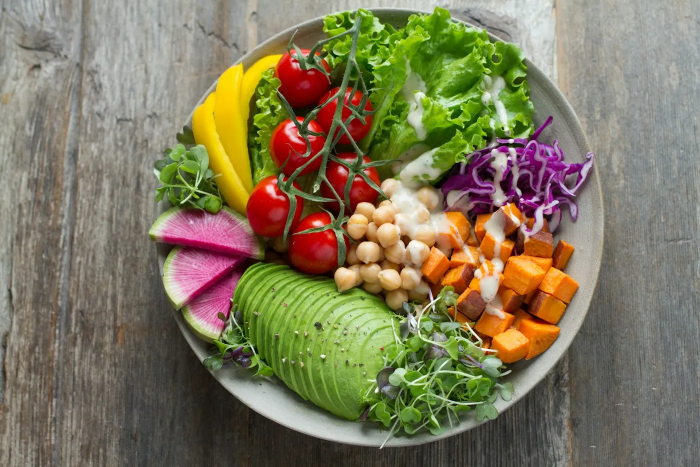
#> input picture assets/photos/salad.webp, 1400 x 933 px (shown at 1/2 size)
$ python make_bowl.py
#> lines starting #> are read from the running program, lines starting #| are printed output that depends on the picture
"""Generate assets/models/bowl.glb: a lathed ceramic bowl plus a displaced food mound.
The mound is real geometry textured with a crop of the licensed Unsplash bowl photo
(assets/photos/salad.webp) and a normal map derived from that same photo."""
from pathlib import Path
import io, json, struct
import numpy as np
from PIL import Image, ImageFilter
from scipy.ndimage import map_coordinates, gaussian_filter

ROOT = Path(__file__).resolve().parents[1]
photo = Image.open(ROOT / 'assets/photos/salad.webp').convert('RGB')
#> photo is the input picture: PIL image 1400x933 RGB; mean R, G, B 127.8, 120, 91.6
cx, cy, rad = 757, 455, 398
crop = photo.crop((cx - rad, cy - rad, cx + rad, cy + rad)).resize((1024, 1024), Image.LANCZOS)
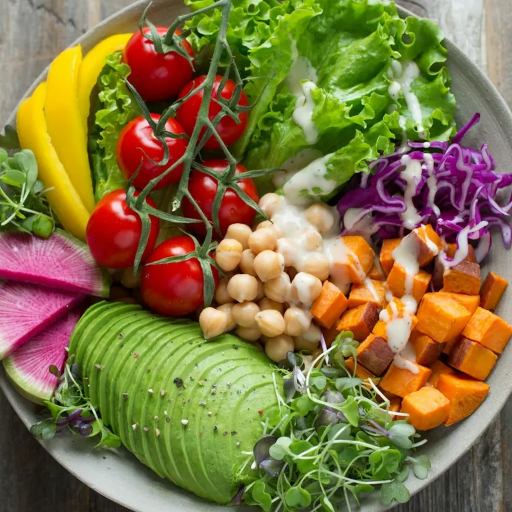
#> crop: PIL image 1024x1024 RGB (shown at 1/2 size); mean R, G, B 130.6, 115.3, 66.4
gray = np.asarray(crop.convert('L'), dtype=np.float32) / 255
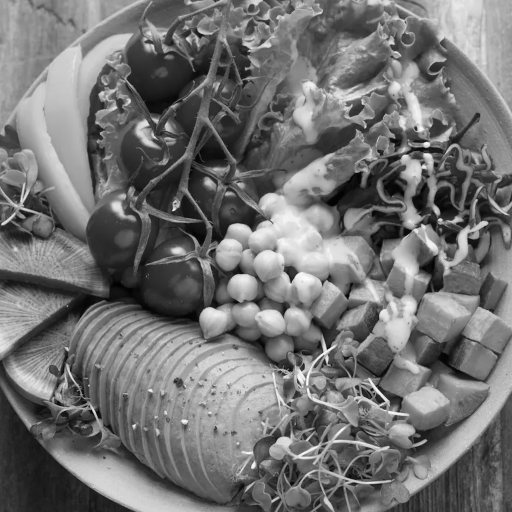
#> gray: shape (1024, 1024) float32 (shown at 1/2 size); min 0, max 1, mean 0.448
# normal map from fine luminance detail
hp = gaussian_filter(gray, 0.8)
gx = np.gradient(hp, axis=1) * 5.0; gy = np.gradient(hp, axis=0) * 5.0
#> after `gx = np.gradient(hp, axis=1) * 5.0`:
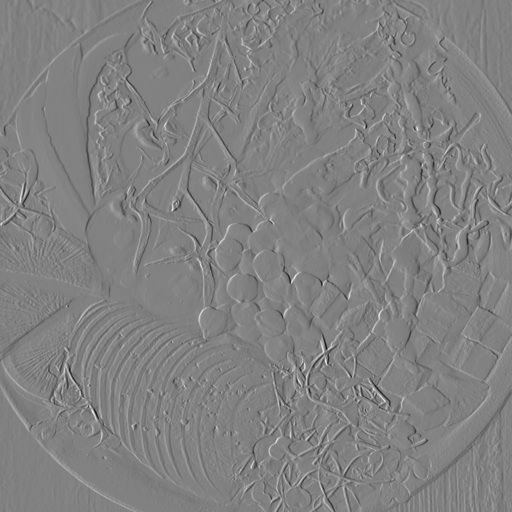
#> gx: shape (1024, 1024) float32 (shown at 1/2 size); min -1.36, max 1.31, mean 0.000325; drawn with min black and max white
#> after `gy = np.gradient(hp, axis=0) * 5.0`:
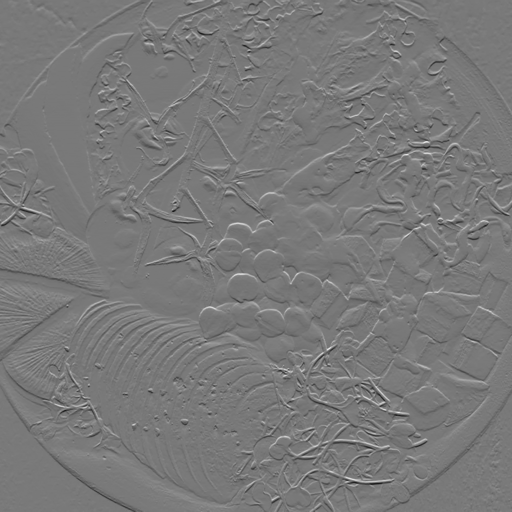
#> gy: shape (1024, 1024) float32 (shown at 1/2 size); min -1.37, max 1.51, mean -0.00115; drawn with min black and max white
n = np.dstack([-gx, gy, np.ones_like(gx)]); n /= np.linalg.norm(n, axis=2, keepdims=True)
#> after `n = np.dstack([-gx, gy, np.ones_like(gx)])`:
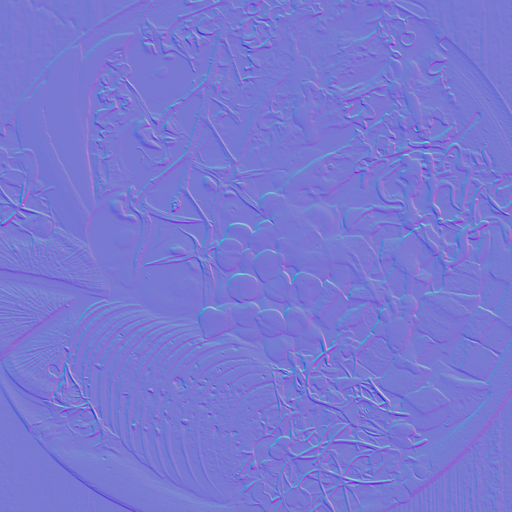
#> n: shape (1024, 1024, 3) float32 (shown at 1/2 size); mean of channels 0, 1, 2 -0.000325, -0.00115, 1; drawn with min black and max white
#> after `n /= np.linalg.norm(n, axis=2, keepdims=True)`:
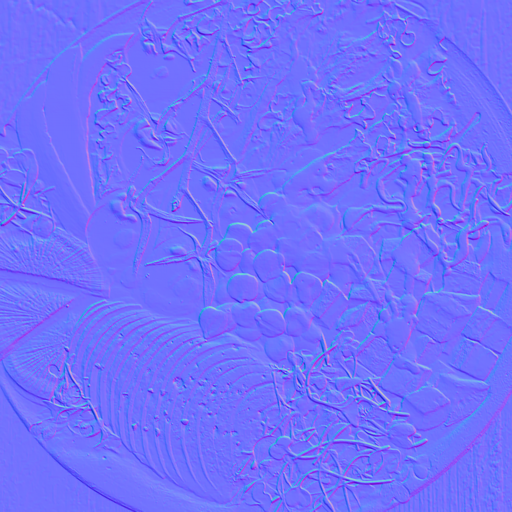
#> n: shape (1024, 1024, 3) float32 (shown at 1/2 size); mean of channels 0, 1, 2 -0.000313, -0.00161, 0.988; drawn with min black and max white
nm = Image.fromarray(((n * 0.5 + 0.5) * 255).astype(np.uint8))
def jpg(im, q): b = io.BytesIO(); im.save(b, 'JPEG', quality=q, optimize=True); return b.getvalue()
color_jpg, normal_jpg = jpg(crop, 88), jpg(nm, 90)
coarse = gaussian_filter(gray, 7); coarse = (coarse - coarse.mean()) / (np.abs(coarse - coarse.mean()).max() + 1e-6)
#> after `coarse = gaussian_filter(gray, 7)`:
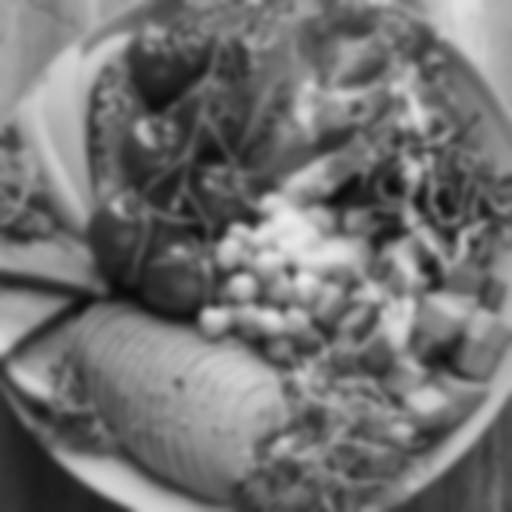
#> coarse: shape (1024, 1024) float32 (shown at 1/2 size); min 0.0427, max 0.926, mean 0.448

# ---- ceramic bowl (lathe) ----
A, B, YC, T = 1.0, 0.46, 0.50, 0.06          # outer half-width / depth / rim height / wall
Ai, Bi = A - T, B - T
prof = []
for th in np.linspace(0, np.pi / 2, 28):      # inner floor -> rim
    prof.append((Ai * np.sin(th), YC - Bi * np.cos(th)))
for a in np.linspace(0, np.pi, 10)[1:-1]:     # rounded rim
    prof.append((A - T / 2 - np.cos(a) * T / 2, YC + np.sin(a) * T * 0.55))
th0 = np.arcsin(0.40 / A)
for th in np.linspace(np.pi / 2, th0, 28):    # outer wall down to the foot
    prof.append((A * np.sin(th), YC - B * np.cos(th)))
foot_y = YC - B * np.cos(th0)
prof += [(0.40, foot_y * 0.5), (0.385, 0.0), (0.0, 0.0)]
prof = np.array(prof); P = len(prof)
tang = np.gradient(prof, axis=0); tang /= np.linalg.norm(tang, axis=1, keepdims=True) + 1e-9
pn = np.stack([-tang[:, 1], tang[:, 0]], 1)
SEG = 112
phis = np.linspace(0, 2 * np.pi, SEG + 1)
bpos, bnor = [], []
for ph in phis:
    c, s = np.cos(ph), np.sin(ph)
    bpos.append(np.stack([prof[:, 0] * c, prof[:, 1], prof[:, 0] * s], 1))
    bnor.append(np.stack([pn[:, 0] * c, pn[:, 1], pn[:, 0] * s], 1))
bpos = np.concatenate(bpos).astype(np.float32); bnor = np.concatenate(bnor).astype(np.float32)
bidx = []
for i in range(SEG):
    for j in range(P - 1):
        a, b, c, d = i * P + j, (i + 1) * P + j, i * P + j + 1, (i + 1) * P + j + 1
        bidx += [a, c, b, b, c, d]
bidx = np.array(bidx, dtype=np.uint32)
# make sure winding agrees with the analytic normals
tri = bpos[bidx[:3]]; fn = np.cross(tri[1] - tri[0], tri[2] - tri[0])
if np.dot(fn, bnor[bidx[:3]].mean(0)) < 0: bidx = bidx.reshape(-1, 3)[:, ::-1].reshape(-1)

# ---- food mound (displaced disc) ----
YF = 0.40
cos_t = (YC - YF) / Bi; R = Ai * np.sqrt(1 - cos_t ** 2) - 0.004
RINGS, SEGF = 64, 144
fpos, fuv = [(0, 0)], []
rings = [(r, ph) for r in np.linspace(0, 1, RINGS + 1)[1:] for ph in np.linspace(0, 2 * np.pi, SEGF, endpoint=False)]
pts = np.array([(0.0, 0.0)] + [(r * np.cos(ph), r * np.sin(ph)) for r, ph in rings])      # unit disc
u = 0.5 + pts[:, 0] / 2; v = 0.5 + pts[:, 1] / 2
rr = np.linalg.norm(pts, axis=1)
detail = map_coordinates(coarse, [v * 1023, u * 1023], order=1)
#> detail = 9217 values, max 0.998 at index 1709, min -0.84 at index 4530, mean 0.042
h = 0.17 * (1 - rr ** 2.3) + 0.045 * detail * (1 - rr ** 4) * (0.35 + 0.65 * np.clip(1 - rr, 0, 1) ** 0.3)
#> h = 9217 values, max 0.211 at index 292, min 0 at index 9073, mean 0.119
fp = np.stack([pts[:, 0] * R, YF + h - 0.012, pts[:, 1] * R], 1).astype(np.float32)
fi = []
for i in range(1, RINGS + 1):
    for k in range(SEGF):
        k2 = (k + 1) % SEGF
        if i == 1:
            fi += [0, 1 + k2, 1 + k]
        else:
            a = 1 + (i - 2) * SEGF + k; b = 1 + (i - 2) * SEGF + k2; c = 1 + (i - 1) * SEGF + k; d = 1 + (i - 1) * SEGF + k2
            fi += [a, b, c, b, d, c]
fi = np.array(fi, dtype=np.uint32).reshape(-1, 3)
fn = np.zeros_like(fp)
tr = fp[fi]; face = np.cross(tr[:, 1] - tr[:, 0], tr[:, 2] - tr[:, 0])
if face[:, 1].mean() < 0: fi = fi[:, ::-1]; face = -face
for k in range(3): np.add.at(fn, fi[:, k], face)
fn /= np.linalg.norm(fn, axis=1, keepdims=True) + 1e-9
fuv = np.stack([u, v], 1).astype(np.float32); fi = fi.reshape(-1).astype(np.uint32)

# ---- pack GLB ----
blob = bytearray(); views = []; accessors = []
def add_view(data, target=None):
#> called with target = 34962
    while len(blob) % 4: blob.append(0)
    off = len(blob); blob.extend(data); view = {'buffer': 0, 'byteOffset': off, 'byteLength': len(data)}
    if target: view['target'] = target
    views.append(view); return len(views) - 1
def add_acc(arr, ctype, atype, target, minmax=False):
    a = {'bufferView': add_view(arr.tobytes(), target), 'componentType': ctype, 'count': int(len(arr)), 'type': atype}
    if minmax: a['min'] = arr.min(0).tolist(); a['max'] = arr.max(0).tolist()
    accessors.append(a); return len(accessors) - 1
F, U = 5126, 5125
b_p = add_acc(bpos, F, 'VEC3', 34962, True); b_n = add_acc(bnor, F, 'VEC3', 34962); b_i = add_acc(bidx, U, 'SCALAR', 34963)
f_p = add_acc(fp, F, 'VEC3', 34962, True); f_n = add_acc(fn.astype(np.float32), F, 'VEC3', 34962); f_t = add_acc(fuv, F, 'VEC2', 34962); f_i = add_acc(fi, U, 'SCALAR', 34963)
#> after `f_p = add_acc(fp, F, 'VEC3', 34962, True)`: f_p = 3
#> after `f_n = add_acc(fn.astype(np.float32), F, 'VEC3', 34962)`: f_n = 4
#> after `f_t = add_acc(fuv, F, 'VEC2', 34962)`: f_t = 5
#> after `f_i = add_acc(fi, U, 'SCALAR', 34963)`: f_i = 6
img_c = add_view(color_jpg); img_n = add_view(normal_jpg)
#> after `img_c = add_view(color_jpg)`: img_c = 7
#> after `img_n = add_view(normal_jpg)`: img_n = 8
gltf = {
    'asset': {'version': '2.0', 'generator': 'tools/make_bowl.py'},
    'scene': 0, 'scenes': [{'nodes': [0]}], 'nodes': [{'name': 'bowl', 'mesh': 0}],
    'meshes': [{'name': 'bowl', 'primitives': [
        {'attributes': {'POSITION': b_p, 'NORMAL': b_n}, 'indices': b_i, 'material': 0},
        {'attributes': {'POSITION': f_p, 'NORMAL': f_n, 'TEXCOORD_0': f_t}, 'indices': f_i, 'material': 1}]}],
    'materials': [
        {'name': 'ceramic', 'doubleSided': True, 'pbrMetallicRoughness': {'baseColorFactor': [0.62, 0.59, 0.53, 1], 'metallicFactor': 0, 'roughnessFactor': 0.46}},
        {'name': 'food', 'pbrMetallicRoughness': {'baseColorTexture': {'index': 0}, 'metallicFactor': 0, 'roughnessFactor': 0.62}, 'normalTexture': {'index': 1, 'scale': 1.0}}],
    'textures': [{'source': 0, 'sampler': 0}, {'source': 1, 'sampler': 0}],
    'samplers': [{'magFilter': 9729, 'minFilter': 9987, 'wrapS': 33071, 'wrapT': 33071}],
    'images': [{'bufferView': img_c, 'mimeType': 'image/jpeg'}, {'bufferView': img_n, 'mimeType': 'image/jpeg'}],
    'accessors': accessors, 'bufferViews': views, 'buffers': [{'byteLength': len(blob)}]}
js = json.dumps(gltf, separators=(',', ':')).encode()
while len(js) % 4: js += b' '
#> this loop made 2 passes
while len(blob) % 4: blob.append(0)
out = ROOT / 'assets/models/bowl.glb'
out.write_bytes(struct.pack('<4sII', b'glTF', 2, 12 + 8 + len(js) + 8 + len(blob)) + struct.pack('<II', len(js), 0x4E4F534A) + js + struct.pack('<II', len(blob), 0x004E4942) + bytes(blob))
#> (the run stopped early here; a loop or call above may not have finished)

$ run again, with assets/photos/pizza.webp copied over assets/photos/salad.webp
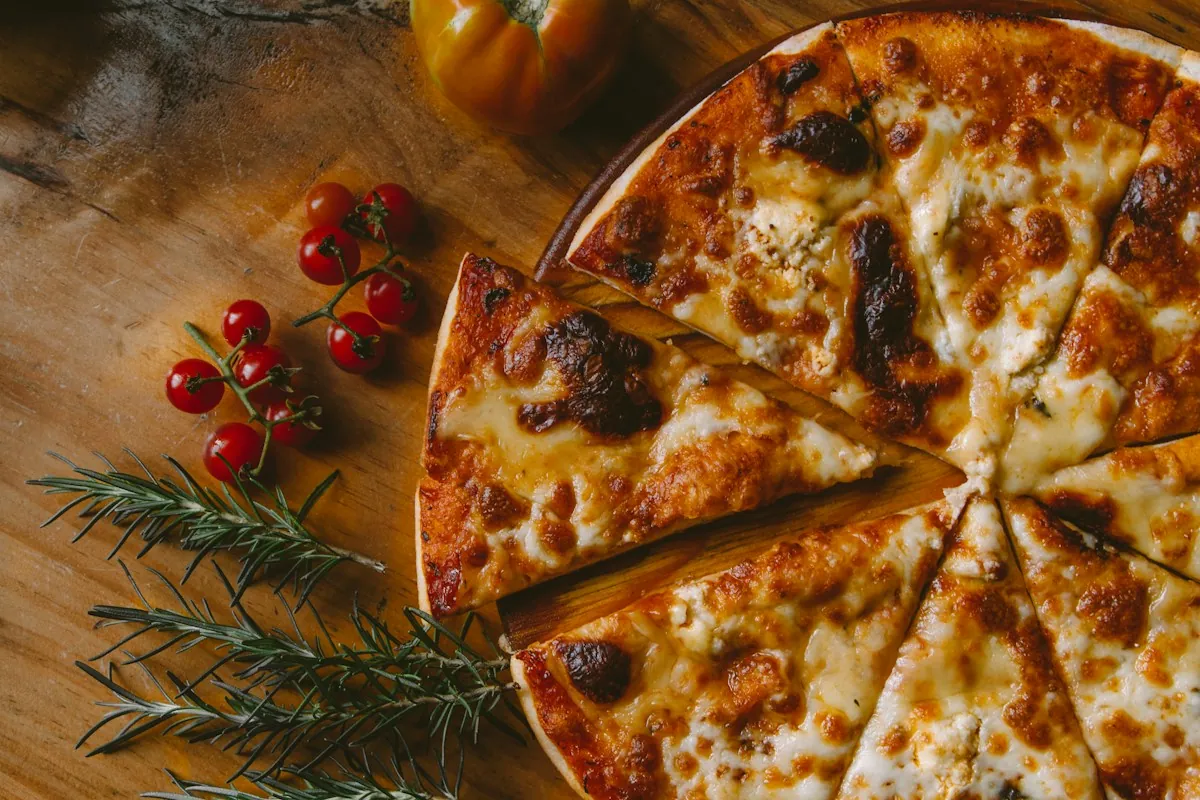
#> input picture assets/photos/pizza.webp, 1200 x 800 px
#> photo is the input picture: PIL image 1200x800 RGB; mean R, G, B 126.8, 80.6, 35.7
#> `n /= np.linalg.norm(n, axis=2, keepdims=True)`:
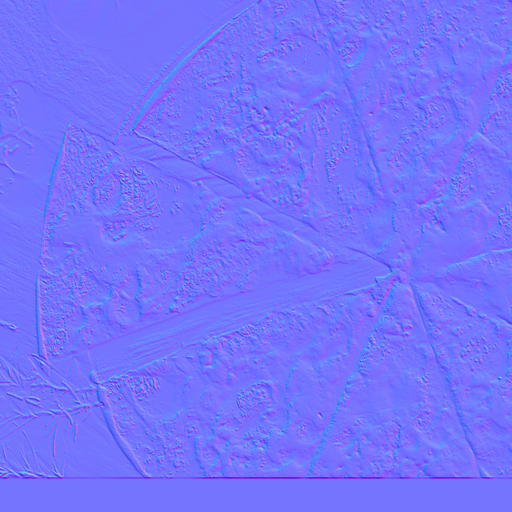
#> n: shape (1024, 1024, 3) float32 (shown at 1/2 size); mean of channels 0, 1, 2 -0.000516, -0.00115, 0.992; drawn with min black and max white
#> `coarse = (coarse - coarse.mean()) / (np.abs(coarse - coarse.mean()).ma`:
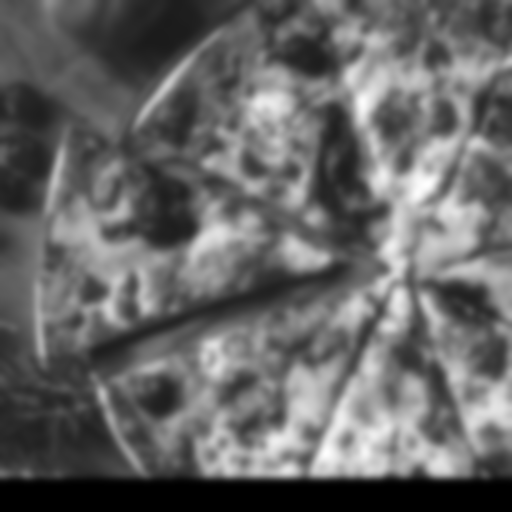
#> coarse: shape (1024, 1024) float32 (shown at 1/2 size); min -0.669, max 1, mean 1.7e-07; drawn with min black and max white
#> detail = 9217 values, max 0.995 at index 6616, min -0.669 at index 8530, mean 0.0528
#> h = 9217 values, max 0.202 at index 1525, min 0 at index 9073, mean 0.119
#> f_p = 3
#> f_n = 4
#> f_t = 5
#> f_i = 6
#> img_c = 7
#> img_n = 8
#> the loop `while len(js) % 4: js += b' '` made 1 pass

$ run again, with assets/photos/sandwich.webp copied over assets/photos/salad.webp
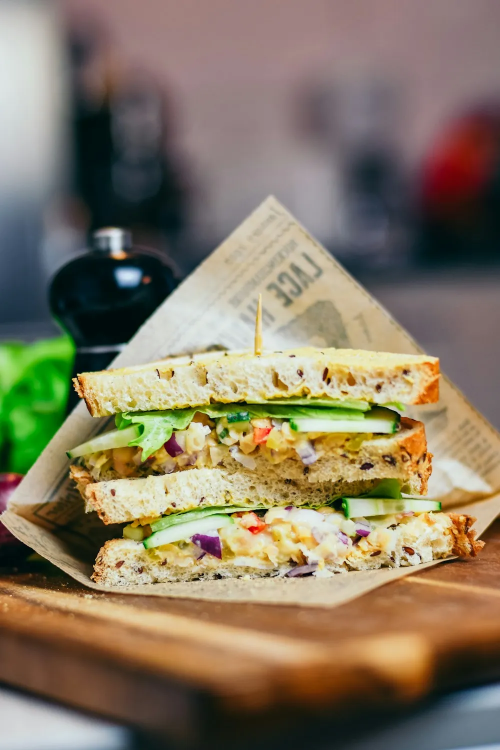
#> input picture assets/photos/sandwich.webp, 1000 x 1500 px (shown at 1/2 size)
#> photo is the input picture: PIL image 1000x1500 RGB; mean R, G, B 133.5, 121.3, 98.7
#> `n /= np.linalg.norm(n, axis=2, keepdims=True)`:
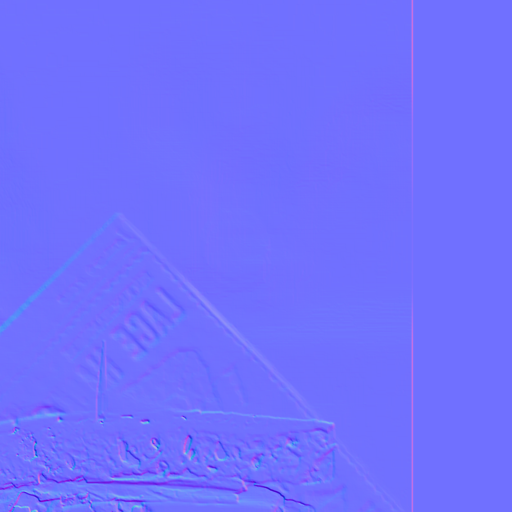
#> n: shape (1024, 1024, 3) float32 (shown at 1/2 size); mean of channels 0, 1, 2 0.00229, 0.000767, 0.998; drawn with min black and max white
#> `coarse = gaussian_filter(gray, 7)`:
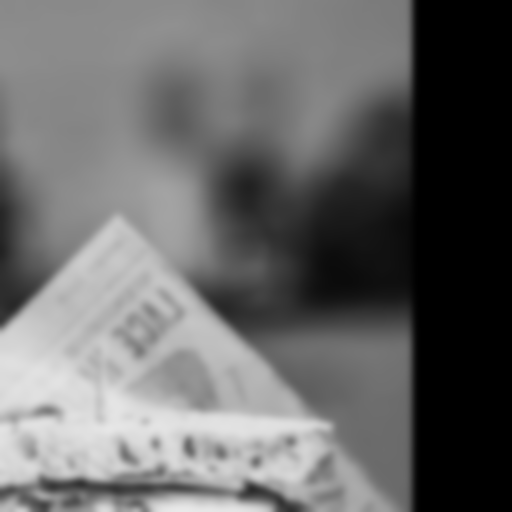
#> coarse: shape (1024, 1024) float32 (shown at 1/2 size); min 0, max 0.917, mean 0.408
#> detail = 9217 values, max 0.972 at index 7973, min -0.8 at index 6049, mean -0.0366
#> h = 9217 values, max 0.186 at index 2941, min 0 at index 9073, mean 0.115
#> f_p = 3
#> f_n = 4
#> f_t = 5
#> f_i = 6
#> img_c = 7
#> img_n = 8
